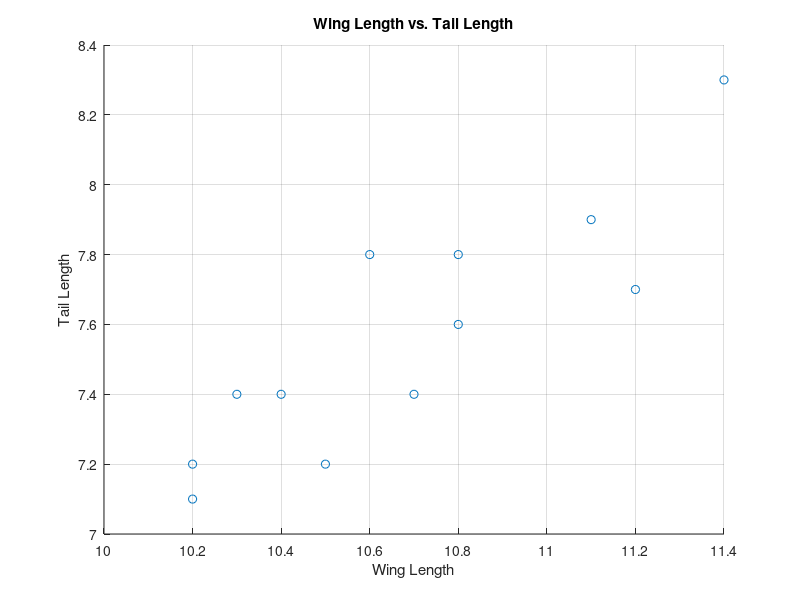

The MATLAB source for this figure:
% Kristen Park 
% September 16, 2023
% NGG 6050 
% Homework #5
% Parametric Correlation Coefficient

clear
close all 

%% Parametric Correlation Coefficient
wingLength = [10.4, 10.8, 11.1, 10.2, 10.3, 10.2, 10.7, 10.5, 10.8, 11.2, 10.6, 11.4];
tailLength = [7.4, 7.6, 7.9, 7.2, 7.4, 7.1, 7.4, 7.2, 7.8, 7.7, 7.8, 8.3];

%% 1. Plot X vs Y. Do they look related? 

% Yes, it looks like there's a positive linear relationship between these 
% two variables. 

scatter(wingLength, tailLength);
xlabel('Wing Length');
ylabel('Tail Length');
title('Wing Length vs. Tail Length');
grid on;


%% 2. Calculate rx,y and ry,x, first using the equations above and then using 
% either the Python numpy funciton corrcoef or Matlab's built-in corrcoef. 
% Did you get the same answers?

% Yes, I got the same answers using the equations and corrcoef.
% 0.8704 for both rxy and ryx! 

%equation
mean_wingLength = mean(wingLength);
mean_tailLength = mean(tailLength);
std_wingLength = std(wingLength);
std_tailLength = std(tailLength);

numerator = sum((wingLength - mean_wingLength) .* (tailLength - mean_tailLength));
denominator = sqrt(sum((wingLength - mean_wingLength).^2) * sum((tailLength - mean_tailLength).^2));
r = numerator / denominator;

numerator_yx = sum((tailLength - mean_tailLength) .* (wingLength - mean_wingLength));
denominator_yx = sqrt(sum((tailLength - mean_tailLength).^2) * sum((wingLength - mean_wingLength).^2));
ryx = numerator_yx / denominator_yx;

fprintf('Pearson correlation coefficient r(x, y) using equation: %.4f\n', r);
fprintf('Pearson correlation coefficient r(y, x) using equation: %.4f\n', ryx);

%corrcoef function 
correlation_matrix = corrcoef(wingLength, tailLength);
rxy = correlation_matrix(1, 2);

correlation_matrix = corrcoef(tailLength, wingLength);
ryx = correlation_matrix(1,2);

fprintf('\nPearson correlation coefficient r(x, y) using corrcoef: %.4f\n', rxy);
fprintf('Pearson correlation coefficient r(y, x) using corrcoef: %.4f\n', ryx);

%% 3. What is the standard error of rx,y? The 95% confidence intervals computed from the standard error?

% The standard error of r(x,y) is 0.1557.

n = length(wingLength); %sample size
SE_r = sqrt((1-r^2)/(n-2));
fprintf('\nStandard Error of r(x, y): %.4f\n', SE_r);

% The 95% CI is [0.5923, 0.9632] 

z = 0.5*log((1+r)/(1-r)); %fisher's z transformation of r
sz = sqrt(1/(n-3)); % st dev of z

alpha = 0.05; %for 95% CI
z_critical = norminv(1 - alpha/2);
margin_of_error = z_critical * sz;
lower = z - margin_of_error;
upper = z + margin_of_error;

r_lower = (exp(2 * lower) - 1) / (exp(2 * lower) + 1);

r_upper = (exp(2 * upper) - 1) / (exp(2 * upper) + 1);
fprintf('95%% Confidence Interval for Pearson''s correlation coefficient: [%.4f, %.4f]\n', r_lower, r_upper);

%% 4. Should the value of rxy be considered significant at the p<0.05 level, 
% given a two-tailed test (i.e., we reject if the test statistic is too 
% large on either tail of the null distribution) for H0: rxy = 0? 

% Yes, it is considered significant at a p<0.05 level.

t_statistic = r * sqrt(n - 2) / sqrt(1 - r^2);
df = n - 2;

% Calculate the critical values for a two-tailed test
alpha_half = alpha / 2;
t_critical_lower = tinv(alpha_half, df);
t_critical_upper = -t_critical_lower; % For the upper tail

% Check if the t-statistic is in the rejection region
if t_statistic < t_critical_lower || t_statistic > t_critical_upper
    fprintf('\nThe correlation is statistically significant (p < %.2f).\n', alpha);
else
    fprintf('\nThe correlation is not statistically significant (p >= %.2f).\n', alpha);
end

%% 5. Yale does the exact same study and finds that his correlation value is 0.75. 
% Is this the same as yours? That is, evaluate H0: r = 0.5. 

% Yes, Yale's correlation value is the same as mine. 

z = 0.5*log((1+r)/(1-r)); %fisher's z transformation of r
rs = 0.75;
z_rs = 0.5*log((1+rs)/(1-rs));

lambda_stat = (z-z_rs)/sqrt(1/(n-3));
df = n-2; 

if lambda_stat < t_critical_lower || lambda_stat > t_critical_upper
    fprintf('\nReject the null hypothesis -- Yale''s correlation value is not the same as yours\n');
else
    fprintf('\nFail to reject the null hypothesis -- Yale''s correlation value is the same as yours\n');
end

%% 6. Finally, calculate the statistical power and sample size needed to reject H0:r=0, when r>=0.5
alpha = 0.05;         % Significance level
power = 0.80;         % Desired power level
effect_size = 0.5;   % Effect size (correlation coefficient under H1)
rho_null = 0;        % Null hypothesis correlation coefficient

z_alpha = norminv(1 - alpha, 0, 1);

% Calculate required sample size
n = (z_alpha + norminv(power, 0, 1))^2 / effect_size^2;

fprintf('\nRequired sample size needed to reject H0:r=0, when r>=0.5, at a 0.8 power level: %d\n', ceil(n));


